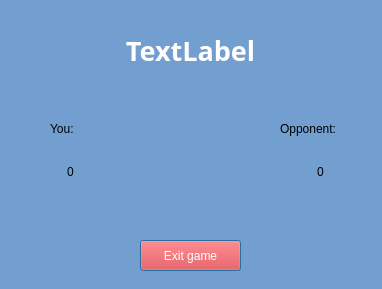
<?xml version="1.0" encoding="UTF-8"?>
<ui version="4.0">
 <class>EndGameWindow</class>
 <widget class="QDialog" name="EndGameWindow">
  <property name="windowModality">
   <enum>Qt::ApplicationModal</enum>
  </property>
  <property name="geometry">
   <rect>
    <x>0</x>
    <y>0</y>
    <width>382</width>
    <height>289</height>
   </rect>
  </property>
  <property name="windowTitle">
   <string>Dialog</string>
  </property>
  <property name="styleSheet">
   <string notr="true">background: rgb(114, 159, 207);</string>
  </property>
  <property name="modal">
   <bool>true</bool>
  </property>
  <widget class="QPushButton" name="btnExitGame">
   <property name="geometry">
    <rect>
     <x>140</x>
     <y>240</y>
     <width>101</width>
     <height>31</height>
    </rect>
   </property>
   <property name="styleSheet">
    <string notr="true">background: rgb(239, 41, 41);
color: white;</string>
   </property>
   <property name="text">
    <string>Exit game</string>
   </property>
  </widget>
  <widget class="QWidget" name="verticalLayoutWidget">
   <property name="geometry">
    <rect>
     <x>50</x>
     <y>110</y>
     <width>41</width>
     <height>80</height>
    </rect>
   </property>
   <layout class="QVBoxLayout" name="verticalLayout">
    <item>
     <widget class="QLabel" name="label">
      <property name="text">
       <string>You:</string>
      </property>
     </widget>
    </item>
    <item>
     <widget class="QLabel" name="labelPointsYou">
      <property name="text">
       <string>0</string>
      </property>
      <property name="alignment">
       <set>Qt::AlignCenter</set>
      </property>
     </widget>
    </item>
   </layout>
  </widget>
  <widget class="QWidget" name="verticalLayoutWidget_2">
   <property name="geometry">
    <rect>
     <x>280</x>
     <y>110</y>
     <width>81</width>
     <height>80</height>
    </rect>
   </property>
   <layout class="QVBoxLayout" name="verticalLayout_2">
    <item>
     <widget class="QLabel" name="label_2">
      <property name="text">
       <string>Opponent:</string>
      </property>
     </widget>
    </item>
    <item>
     <widget class="QLabel" name="labelPointsOpponent">
      <property name="text">
       <string>0</string>
      </property>
      <property name="alignment">
       <set>Qt::AlignCenter</set>
      </property>
     </widget>
    </item>
   </layout>
  </widget>
  <widget class="QLabel" name="labelWinner">
   <property name="geometry">
    <rect>
     <x>60</x>
     <y>30</y>
     <width>261</width>
     <height>41</height>
    </rect>
   </property>
   <property name="font">
    <font>
     <family>Ubuntu Condensed</family>
     <pointsize>20</pointsize>
     <weight>75</weight>
     <bold>true</bold>
    </font>
   </property>
   <property name="styleSheet">
    <string notr="true">color: white;</string>
   </property>
   <property name="text">
    <string>TextLabel</string>
   </property>
   <property name="alignment">
    <set>Qt::AlignCenter</set>
   </property>
  </widget>
 </widget>
 <resources/>
 <connections/>
</ui>
